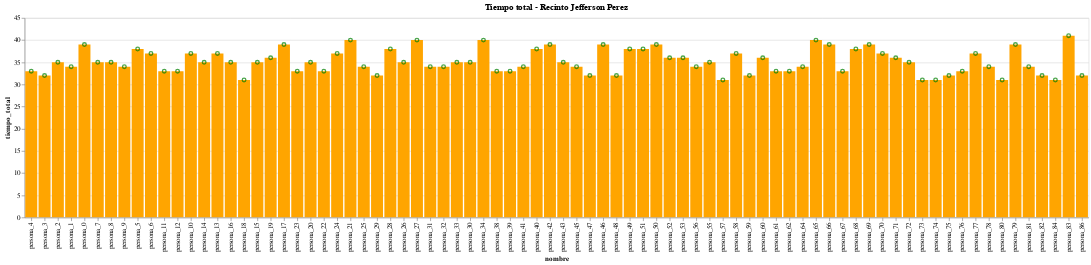

Notebook code cell kept with this figure:
### Markdown cell above
<h2>Total de de personas que realizaron el proceso de vacunación.</h2>

### Code cell
alt.Chart(df_data[df_data['resultado_vacuna']==1]).mark_bar(color='orange').encode(
    x=alt.X('nombre',sort=alt.EncodingSortField(field="id", op="count", order='ascending')),
    y='tiempo_total'
    )+alt.Chart(df_data[df_data['resultado_vacuna']==1]).mark_point(color='green').encode(
        x=alt.X('nombre',sort=alt.EncodingSortField(field="id", op="count", order='ascending')),
        y='tiempo_total').properties(title='Tiempo total - Recinto Jefferson Perez').interactive()

### Figure 1 — Vega-Lite specification as saved in the notebook (floating-point values rounded to 4 significant figures)
{"config": {"view": {"continuousWidth": 400, "continuousHeight": 300}}, "layer": [{"data": {"name": "data-e67a8a041bbb280e24d793c1bc680c79"}, "mark": {"type": "bar", "color": "orange"}, "encoding": {"x": {"type": "nominal", "field": "nombre", "sort": {"field": "id", "op": "count", "order": "ascending"}}, "y": {"type": "quantitative", "field": "tiempo_total"}}}, {"data": {"name": "data-e67a8a041bbb280e24d793c1bc680c79"}, "mark": {"type": "point", "color": "green"}, "encoding": {"x": {"type": "nominal", "field": "nombre", "sort": {"field": "id", "op": "count", "order": "ascending"}}, "y": {"type": "quantitative", "field": "tiempo_total"}}, "selection": {"selector001": {"type": "interval", "bind": "scales", "encodings": ["x", "y"]}}, "title": "Tiempo total - Recinto Jefferson Perez"}], "$schema": "https://vega.github.io/schema/vega-lite/v4.8.1.json", "datasets": {"data-e67a8a041bbb280e24d793c1bc680c79": [{"id": 4, "nombre": "persona_4", "Siguiente Dosis": "2021/06/24", "Cita Reagendada": "", "tiempo_exam": 20, "tiempo_datos": 2, "tiempo_vacuna": 6, "tiempo_certificado": 1, "tiempo_salida": 4, "tiempo_espera": 0, "resultado_vacuna": 1, "tiempo_total": 33}, {"id": 3, "nombre": "persona_3", "Siguiente Dosis": "2021/06/24", "Cita Reagendada": "", "tiempo_exam": 20, "tiempo_datos": 2, "tiempo_vacuna": 6, "tiempo_certificado": 2, "tiempo_salida": 2, "tiempo_espera": 0, "resultado_vacuna": 1, "tiempo_total": 32}, {"id": 2, "nombre": "persona_2", "Siguiente Dosis": "2021/06/24", "Cita Reagendada": "", "tiempo_exam": 20, "tiempo_datos": 2, "tiempo_vacuna": 6, "tiempo_certificado": 3, "tiempo_salida": 4, "tiempo_espera": 0, "resultado_vacuna": 1, "tiempo_total": 35}, {"id": 1, "nombre": "persona_1", "Siguiente Dosis": "2021/06/24", "Cita Reagendada": "", "tiempo_exam": 20, "tiempo_datos": 2, "tiempo_vacuna": 7, "tiempo_certificado": 3, "tiempo_salida": 2, "tiempo_espera": 0, "resultado_vacuna": 1, "tiempo_total": 34}, {"id": 0, "nombre": "persona_0", "Siguiente Dosis": "2021/06/24", "Cita Reagendada": "", "tiempo_exam": 20, "tiempo_datos": 4, "tiempo_vacuna": 7, "tiempo_certificado": 3, "tiempo_salida": 5, "tiempo_espera": 0, "resultado_vacuna": 1, "tiempo_total": 39}, {"id": 7, "nombre": "persona_7", "Siguiente Dosis": "2021/06/24", "Cita Reagendada": "", "tiempo_exam": 20, "tiempo_datos": 2, "tiempo_vacuna": 6, "tiempo_certificado": 2, "tiempo_salida": 5, "tiempo_espera": 16, "resultado_vacuna": 1, "tiempo_total": 35}, {"id": 8, "nombre": "persona_8", "Siguiente Dosis": "2021/06/24", "Cita Reagendada": "", "tiempo_exam": 20, "tiempo_datos": 2, "tiempo_vacuna": 6, "tiempo_certificado": 2, "tiempo_salida": 5, "tiempo_espera": 12, "resultado_vacuna": 1, "tiempo_total": 35}, {"id": 9, "nombre": "persona_9", "Siguiente Dosis": "2021/06/24", "Cita Reagendada": "", "tiempo_exam": 20, "tiempo_datos": 2, "tiempo_vacuna": 9, "tiempo_certificado": 1, "tiempo_salida": 2, "tiempo_espera": 8, "resultado_vacuna": 1, "tiempo_total": 34}, {"id": 5, "nombre": "persona_5", "Siguiente Dosis": "2021/06/24", "Cita Reagendada": "", "tiempo_exam": 20, "tiempo_datos": 4, "tiempo_vacuna": 7, "tiempo_certificado": 3, "tiempo_salida": 4, "tiempo_espera": 20, "resultado_vacuna": 1, "tiempo_total": 38}, {"id": 6, "nombre": "persona_6", "Siguiente Dosis": "2021/06/24", "Cita Reagendada": "", "tiempo_exam": 20, "tiempo_datos": 2, "tiempo_vacuna": 10, "tiempo_certificado": 3, "tiempo_salida": 2, "tiempo_espera": 20, "resultado_vacuna": 1, "tiempo_total": 37}, {"id": 11, "nombre": "persona_11", "Siguiente Dosis": "2021/06/24", "Cita Reagendada": "", "tiempo_exam": 20, "tiempo_datos": 2, "tiempo_vacuna": 5, "tiempo_certificado": 2, "tiempo_salida": 4, "tiempo_espera": 18, "resultado_vacuna": 1, "tiempo_total": 33}, {"id": 12, "nombre": "persona_12", "Siguiente Dosis": "2021/06/24", "Cita Reagendada": "", "tiempo_exam": 20, "tiempo_datos": 2, "tiempo_vacuna": 7, "tiempo_certificado": 1, "tiempo_salida": 3, "tiempo_espera": 14, "resultado_vacuna": 1, "tiempo_total": 33}, {"id": 10, "nombre": "persona_10", "Siguiente Dosis": "2021/06/24", "Cita Reagendada": "", "tiempo_exam": 20, "tiempo_datos": 3, "tiempo_vacuna": 8, "tiempo_certificado": 1, "tiempo_salida": 5, "tiempo_espera": 23, "resultado_vacuna": 1, "tiempo_total": 37}, {"id": 14, "nombre": "persona_14", "Siguiente Dosis": "2021/06/24", "Cita Reagendada": "", "tiempo_exam": 20, "tiempo_datos": 4, "tiempo_vacuna": 7, "tiempo_certificado": 1, "tiempo_salida": 3, "tiempo_espera": 6, "resultado_vacuna": 1, "tiempo_total": 35}, {"id": 13, "nombre": "persona_13", "Siguiente Dosis": "2021/06/24", "Cita Reagendada": "", "tiempo_exam": 20, "tiempo_datos": 3, "tiempo_vacuna": 8, "tiempo_certificado": 2, "tiempo_salida": 4, "tiempo_espera": 10, "resultado_vacuna": 1, "tiempo_total": 37}, {"id": 16, "nombre": "persona_16", "Siguiente Dosis": "2021/06/24", "Cita Reagendada": "", "tiempo_exam": 20, "tiempo_datos": 3, "tiempo_vacuna": 5, "tiempo_certificado": 2, "tiempo_salida": 5, "tiempo_espera": 17, "resultado_vacuna": 1, "tiempo_total": 35}, {"id": 18, "nombre": "persona_18", "Siguiente Dosis": "2021/06/24", "Cita Reagendada": "", "tiempo_exam": 20, "tiempo_datos": 3, "tiempo_vacuna": 6, "tiempo_certificado": 1, "tiempo_salida": 1, "tiempo_espera": 9, "resultado_vacuna": 1, "tiempo_total": 31}, {"id": 15, "nombre": "persona_15", "Siguiente Dosis": "2021/06/24", "Cita Reagendada": "", "tiempo_exam": 20, "tiempo_datos": 3, "tiempo_vacuna": 8, "tiempo_certificado": 2, "tiempo_salida": 2, "tiempo_espera": 21, "resultado_vacuna": 1, "tiempo_total": 35}, {"id": 19, "nombre": "persona_19", "Siguiente Dosis": "2021/06/24", "Cita Reagendada": "", "tiempo_exam": 20, "tiempo_datos": 3, "tiempo_vacuna": 8, "tiempo_certificado": 2, "tiempo_salida": 3, "tiempo_espera": 4, "resultado_vacuna": 1, "tiempo_total": 36}, {"id": 17, "nombre": "persona_17", "Siguiente Dosis": "2021/06/24", "Cita Reagendada": "", "tiempo_exam": 20, "tiempo_datos": 4, "tiempo_vacuna": 9, "tiempo_certificado": 3, "tiempo_salida": 3, "tiempo_espera": 13, "resultado_vacuna": 1, "tiempo_total": 39}, {"id": 23, "nombre": "persona_23", "Siguiente Dosis": "2021/06/24", "Cita Reagendada": "", "tiempo_exam": 20, "tiempo_datos": 4, "tiempo_vacuna": 5, "tiempo_certificado": 2, "tiempo_salida": 2, "tiempo_espera": 6, "resultado_vacuna": 1, "tiempo_total": 33}, {"id": 20, "nombre": "persona_20", "Siguiente Dosis": "2021/06/24", "Cita Reagendada": "", "tiempo_exam": 20, "tiempo_datos": 3, "tiempo_vacuna": 6, "tiempo_certificado": 3, "tiempo_salida": 3, "tiempo_espera": 20, "resultado_vacuna": 1, "tiempo_total": 35}, {"id": 22, "nombre": "persona_22", "Siguiente Dosis": "2021/06/24", "Cita Reagendada": "", "tiempo_exam": 20, "tiempo_datos": 4, "tiempo_vacuna": 5, "tiempo_certificado": 3, "tiempo_salida": 1, "tiempo_espera": 11, "resultado_vacuna": 1, "tiempo_total": 33}, {"id": 24, "nombre": "persona_24", "Siguiente Dosis": "2021/06/24", "Cita Reagendada": "", "tiempo_exam": 20, "tiempo_datos": 3, "tiempo_vacuna": 9, "tiempo_certificado": 1, "tiempo_salida": 4, "tiempo_espera": 2, "resultado_vacuna": 1, "tiempo_total": 37}, {"id": 21, "nombre": "persona_21", "Siguiente Dosis": "2021/06/24", "Cita Reagendada": "", "tiempo_exam": 20, "tiempo_datos": 2, "tiempo_vacuna": 10, "tiempo_certificado": 3, "tiempo_salida": 5, "tiempo_espera": 15, "resultado_vacuna": 1, "tiempo_total": 40}, {"id": 25, "nombre": "persona_25", "Siguiente Dosis": "2021/06/24", "Cita Reagendada": "", "tiempo_exam": 20, "tiempo_datos": 4, "tiempo_vacuna": 5, "tiempo_certificado": 3, "tiempo_salida": 2, "tiempo_espera": 17, "resultado_vacuna": 1, "tiempo_total": 34}, {"id": 29, "nombre": "persona_29", "Siguiente Dosis": "2021/06/24", "Cita Reagendada": "", "tiempo_exam": 20, "tiempo_datos": 3, "tiempo_vacuna": 6, "tiempo_certificado": 2, "tiempo_salida": 1, "tiempo_espera": 0, "resultado_vacuna": 1, "tiempo_total": 32}, {"id": 28, "nombre": "persona_28", "Siguiente Dosis": "2021/06/24", "Cita Reagendada": "", "tiempo_exam": 20, "tiempo_datos": 4, "tiempo_vacuna": 7, "tiempo_certificado": 2, "tiempo_salida": 5, "tiempo_espera": 3, "resultado_vacuna": 1, "tiempo_total": 38}, {"id": 26, "nombre": "persona_26", "Siguiente Dosis": "2021/06/24", "Cita Reagendada": "", "tiempo_exam": 20, "tiempo_datos": 2, "tiempo_vacuna": 10, "tiempo_certificado": 2, "tiempo_salida": 1, "tiempo_espera": 12, "resultado_vacuna": 1, "tiempo_total": 35}, {"id": 27, "nombre": "persona_27", "Siguiente Dosis": "2021/06/24", "Cita Reagendada": "", "tiempo_exam": 20, "tiempo_datos": 4, "tiempo_vacuna": 9, "tiempo_certificado": 2, "tiempo_salida": 5, "tiempo_espera": 8, "resultado_vacuna": 1, "tiempo_total": 40}, {"id": 31, "nombre": "persona_31", "Siguiente Dosis": "2021/06/24", "Cita Reagendada": "", "tiempo_exam": 20, "tiempo_datos": 4, "tiempo_vacuna": 5, "tiempo_certificado": 2, "tiempo_salida": 3, "tiempo_espera": 10, "resultado_vacuna": 1, "tiempo_total": 34}, {"id": 32, "nombre": "persona_32", "Siguiente Dosis": "2021/06/24", "Cita Reagendada": "", "tiempo_exam": 20, "tiempo_datos": 3, "tiempo_vacuna": 7, "tiempo_certificado": 1, "tiempo_salida": 3, "tiempo_espera": 5, "resultado_vacuna": 1, "tiempo_total": 34}, {"id": 33, "nombre": "persona_33", "Siguiente Dosis": "2021/06/24", "Cita Reagendada": "", "tiempo_exam": 20, "tiempo_datos": 4, "tiempo_vacuna": 8, "tiempo_certificado": 1, "tiempo_salida": 2, "tiempo_espera": 1, "resultado_vacuna": 1, "tiempo_total": 35}, {"id": 30, "nombre": "persona_30", "Siguiente Dosis": "2021/06/24", "Cita Reagendada": "", "tiempo_exam": 20, "tiempo_datos": 2, "tiempo_vacuna": 10, "tiempo_certificado": 2, "tiempo_salida": 1, "tiempo_espera": 14, "resultado_vacuna": 1, "tiempo_total": 35}, {"id": 34, "nombre": "persona_34", "Siguiente Dosis": "2021/06/24", "Cita Reagendada": "", "tiempo_exam": 20, "tiempo_datos": 4, "tiempo_vacuna": 9, "tiempo_certificado": 2, "tiempo_salida": 5, "tiempo_espera": 0, "resultado_vacuna": 1, "tiempo_total": 40}, {"id": 38, "nombre": "persona_38", "Siguiente Dosis": "2021/06/24", "Cita Reagendada": "", "tiempo_exam": 20, "tiempo_datos": 3, "tiempo_vacuna": 6, "tiempo_certificado": 1, "tiempo_salida": 3, "tiempo_espera": 0, "resultado_vacuna": 1, "tiempo_total": 33}, {"id": 39, "nombre": "persona_39", "Siguiente Dosis": "2021/06/24", "Cita Reagendada": "", "tiempo_exam": 20, "tiempo_datos": 2, "tiempo_vacuna": 8, "tiempo_certificado": 1, "tiempo_salida": 2, "tiempo_espera": 0, "resultado_vacuna": 1, "tiempo_total": 33}, {"id": 41, "nombre": "persona_41", "Siguiente Dosis": "2021/06/24", "Cita Reagendada": "", "tiempo_exam": 20, "tiempo_datos": 3, "tiempo_vacuna": 6, "tiempo_certificado": 1, "tiempo_salida": 4, "tiempo_espera": 4, "resultado_vacuna": 1, "tiempo_total": 34}, {"id": 40, "nombre": "persona_40", "Siguiente Dosis": "2021/06/24", "Cita Reagendada": "", "tiempo_exam": 20, "tiempo_datos": 2, "tiempo_vacuna": 10, "tiempo_certificado": 2, "tiempo_salida": 4, "tiempo_espera": 9, "resultado_vacuna": 1, "tiempo_total": 38}, {"id": 42, "nombre": "persona_42", "Siguiente Dosis": "2021/06/24", "Cita Reagendada": "", "tiempo_exam": 20, "tiempo_datos": 4, "tiempo_vacuna": 9, "tiempo_certificado": 1, "tiempo_salida": 5, "tiempo_espera": 0, "resultado_vacuna": 1, "tiempo_total": 39}, {"id": 43, "nombre": "persona_43", "Siguiente Dosis": "2021/06/24", "Cita Reagendada": "", "tiempo_exam": 20, "tiempo_datos": 4, "tiempo_vacuna": 5, "tiempo_certificado": 1, "tiempo_salida": 5, "tiempo_espera": 0, "resultado_vacuna": 1, "tiempo_total": 35}, {"id": 45, "nombre": "persona_45", "Siguiente Dosis": "2021/06/24", "Cita Reagendada": "", "tiempo_exam": 20, "tiempo_datos": 2, "tiempo_vacuna": 7, "tiempo_certificado": 1, "tiempo_salida": 4, "tiempo_espera": 7, "resultado_vacuna": 1, "tiempo_total": 34}, {"id": 47, "nombre": "persona_47", "Siguiente Dosis": "2021/06/24", "Cita Reagendada": "", "tiempo_exam": 20, "tiempo_datos": 2, "tiempo_vacuna": 5, "tiempo_certificado": 2, "tiempo_salida": 3, "tiempo_espera": 0, "resultado_vacuna": 1, "tiempo_total": 32}, {"id": 46, "nombre": "persona_46", "Siguiente Dosis": "2021/06/24", "Cita Reagendada": "", "tiempo_exam": 20, "tiempo_datos": 3, "tiempo_vacuna": 9, "tiempo_certificado": 2, "tiempo_salida": 5, "tiempo_espera": 2, "resultado_vacuna": 1, "tiempo_total": 39}, {"id": 48, "nombre": "persona_48", "Siguiente Dosis": "2021/06/24", "Cita Reagendada": "", "tiempo_exam": 20, "tiempo_datos": 2, "tiempo_vacuna": 7, "tiempo_certificado": 1, "tiempo_salida": 2, "tiempo_espera": 0, "resultado_vacuna": 1, "tiempo_total": 32}, {"id": 49, "nombre": "persona_49", "Siguiente Dosis": "2021/06/24", "Cita Reagendada": "", "tiempo_exam": 20, "tiempo_datos": 3, "tiempo_vacuna": 9, "tiempo_certificado": 2, "tiempo_salida": 4, "tiempo_espera": 0, "resultado_vacuna": 1, "tiempo_total": 38}, {"id": 51, "nombre": "persona_51", "Siguiente Dosis": "2021/06/24", "Cita Reagendada": "", "tiempo_exam": 20, "tiempo_datos": 4, "tiempo_vacuna": 7, "tiempo_certificado": 3, "tiempo_salida": 4, "tiempo_espera": 0, "resultado_vacuna": 1, "tiempo_total": 38}, {"id": 50, "nombre": "persona_50", "Siguiente Dosis": "2021/06/24", "Cita Reagendada": "", "tiempo_exam": 20, "tiempo_datos": 3, "tiempo_vacuna": 9, "tiempo_certificado": 2, "tiempo_salida": 5, "tiempo_espera": 4, "resultado_vacuna": 1, "tiempo_total": 39}, {"id": 52, "nombre": "persona_52", "Siguiente Dosis": "2021/06/24", "Cita Reagendada": "", "tiempo_exam": 20, "tiempo_datos": 2, "tiempo_vacuna": 6, "tiempo_certificado": 3, "tiempo_salida": 5, "tiempo_espera": 0, "resultado_vacuna": 1, "tiempo_total": 36}, {"id": 53, "nombre": "persona_53", "Siguiente Dosis": "2021/06/24", "Cita Reagendada": "", "tiempo_exam": 20, "tiempo_datos": 2, "tiempo_vacuna": 8, "tiempo_certificado": 3, "tiempo_salida": 3, "tiempo_espera": 0, "resultado_vacuna": 1, "tiempo_total": 36}, {"id": 56, "nombre": "persona_56", "Siguiente Dosis": "2021/06/24", "Cita Reagendada": "", "tiempo_exam": 20, "tiempo_datos": 2, "tiempo_vacuna": 6, "tiempo_certificado": 2, "tiempo_salida": 4, "tiempo_espera": 0, "resultado_vacuna": 1, "tiempo_total": 34}, {"id": 55, "nombre": "persona_55", "Siguiente Dosis": "2021/06/24", "Cita Reagendada": "", "tiempo_exam": 20, "tiempo_datos": 4, "tiempo_vacuna": 8, "tiempo_certificado": 1, "tiempo_salida": 2, "tiempo_espera": 3, "resultado_vacuna": 1, "tiempo_total": 35}, {"id": 57, "nombre": "persona_57", "Siguiente Dosis": "2021/06/24", "Cita Reagendada": "", "tiempo_exam": 20, "tiempo_datos": 3, "tiempo_vacuna": 5, "tiempo_certificado": 2, "tiempo_salida": 1, "tiempo_espera": 0, "resultado_vacuna": 1, "tiempo_total": 31}, {"id": 58, "nombre": "persona_58", "Siguiente Dosis": "2021/06/24", "Cita Reagendada": "", "tiempo_exam": 20, "tiempo_datos": 2, "tiempo_vacuna": 9, "tiempo_certificado": 1, "tiempo_salida": 5, "tiempo_espera": 0, "resultado_vacuna": 1, "tiempo_total": 37}, {"id": 59, "nombre": "persona_59", "Siguiente Dosis": "2021/06/24", "Cita Reagendada": "", "tiempo_exam": 20, "tiempo_datos": 2, "tiempo_vacuna": 8, "tiempo_certificado": 1, "tiempo_salida": 1, "tiempo_espera": 0, "resultado_vacuna": 1, "tiempo_total": 32}, {"id": 60, "nombre": "persona_60", "Siguiente Dosis": "2021/06/24", "Cita Reagendada": "", "tiempo_exam": 20, "tiempo_datos": 2, "tiempo_vacuna": 10, "tiempo_certificado": 2, "tiempo_salida": 2, "tiempo_espera": 0, "resultado_vacuna": 1, "tiempo_total": 36}, {"id": 61, "nombre": "persona_61", "Siguiente Dosis": "2021/06/24", "Cita Reagendada": "", "tiempo_exam": 20, "tiempo_datos": 3, "tiempo_vacuna": 7, "tiempo_certificado": 2, "tiempo_salida": 1, "tiempo_espera": 0, "resultado_vacuna": 1, "tiempo_total": 33}, {"id": 62, "nombre": "persona_62", "Siguiente Dosis": "2021/06/24", "Cita Reagendada": "", "tiempo_exam": 20, "tiempo_datos": 3, "tiempo_vacuna": 7, "tiempo_certificado": 1, "tiempo_salida": 2, "tiempo_espera": 0, "resultado_vacuna": 1, "tiempo_total": 33}, {"id": 64, "nombre": "persona_64", "Siguiente Dosis": "2021/06/24", "Cita Reagendada": "", "tiempo_exam": 20, "tiempo_datos": 2, "tiempo_vacuna": 8, "tiempo_certificado": 2, "tiempo_salida": 2, "tiempo_espera": 0, "resultado_vacuna": 1, "tiempo_total": 34}, {"id": 65, "nombre": "persona_65", "Siguiente Dosis": "2021/06/24", "Cita Reagendada": "", "tiempo_exam": 20, "tiempo_datos": 4, "tiempo_vacuna": 9, "tiempo_certificado": 3, "tiempo_salida": 4, "tiempo_espera": 0, "resultado_vacuna": 1, "tiempo_total": 40}, {"id": 66, "nombre": "persona_66", "Siguiente Dosis": "2021/06/24", "Cita Reagendada": "", "tiempo_exam": 20, "tiempo_datos": 2, "tiempo_vacuna": 9, "tiempo_certificado": 3, "tiempo_salida": 5, "tiempo_espera": 0, "resultado_vacuna": 1, "tiempo_total": 39}, {"id": 67, "nombre": "persona_67", "Siguiente Dosis": "2021/06/24", "Cita Reagendada": "", "tiempo_exam": 20, "tiempo_datos": 2, "tiempo_vacuna": 9, "tiempo_certificado": 1, "tiempo_salida": 1, "tiempo_espera": 0, "resultado_vacuna": 1, "tiempo_total": 33}, {"id": 68, "nombre": "persona_68", "Siguiente Dosis": "2021/06/24", "Cita Reagendada": "", "tiempo_exam": 20, "tiempo_datos": 4, "tiempo_vacuna": 7, "tiempo_certificado": 2, "tiempo_salida": 5, "tiempo_espera": 0, "resultado_vacuna": 1, "tiempo_total": 38}, {"id": 69, "nombre": "persona_69", "Siguiente Dosis": "2021/06/24", "Cita Reagendada": "", "tiempo_exam": 20, "tiempo_datos": 3, "tiempo_vacuna": 8, "tiempo_certificado": 3, "tiempo_salida": 5, "tiempo_espera": 0, "resultado_vacuna": 1, "tiempo_total": 39}, {"id": 70, "nombre": "persona_70", "Siguiente Dosis": "2021/06/24", "Cita Reagendada": "", "tiempo_exam": 20, "tiempo_datos": 2, "tiempo_vacuna": 10, "tiempo_certificado": 3, "tiempo_salida": 2, "tiempo_espera": 0, "resultado_vacuna": 1, "tiempo_total": 37}, {"id": 71, "nombre": "persona_71", "Siguiente Dosis": "2021/06/24", "Cita Reagendada": "", "tiempo_exam": 20, "tiempo_datos": 2, "tiempo_vacuna": 10, "tiempo_certificado": 3, "tiempo_salida": 1, "tiempo_espera": 0, "resultado_vacuna": 1, "tiempo_total": 36}, {"id": 72, "nombre": "persona_72", "Siguiente Dosis": "2021/06/24", "Cita Reagendada": "", "tiempo_exam": 20, "tiempo_datos": 3, "tiempo_vacuna": 7, "tiempo_certificado": 1, "tiempo_salida": 4, "tiempo_espera": 0, "resultado_vacuna": 1, "tiempo_total": 35}, {"id": 73, "nombre": "persona_73", "Siguiente Dosis": "2021/06/24", "Cita Reagendada": "", "tiempo_exam": 20, "tiempo_datos": 3, "tiempo_vacuna": 5, "tiempo_certificado": 2, "tiempo_salida": 1, "tiempo_espera": 0, "resultado_vacuna": 1, "tiempo_total": 31}, {"id": 74, "nombre": "persona_74", "Siguiente Dosis": "2021/06/24", "Cita Reagendada": "", "tiempo_exam": 20, "tiempo_datos": 3, "tiempo_vacuna": 5, "tiempo_certificado": 2, "tiempo_salida": 1, "tiempo_espera": 0, "resultado_vacuna": 1, "tiempo_total": 31}, {"id": 75, "nombre": "persona_75", "Siguiente Dosis": "2021/06/24", "Cita Reagendada": "", "tiempo_exam": 20, "tiempo_datos": 2, "tiempo_vacuna": 8, "tiempo_certificado": 1, "tiempo_salida": 1, "tiempo_espera": 0, "resultado_vacuna": 1, "tiempo_total": 32}, {"id": 76, "nombre": "persona_76", "Siguiente Dosis": "2021/06/24", "Cita Reagendada": "", "tiempo_exam": 20, "tiempo_datos": 2, "tiempo_vacuna": 7, "tiempo_certificado": 2, "tiempo_salida": 2, "tiempo_espera": 0, "resultado_vacuna": 1, "tiempo_total": 33}, {"id": 77, "nombre": "persona_77", "Siguiente Dosis": "2021/06/24", "Cita Reagendada": "", "tiempo_exam": 20, "tiempo_datos": 3, "tiempo_vacuna": 7, "tiempo_certificado": 3, "tiempo_salida": 4, "tiempo_espera": 0, "resultado_vacuna": 1, "tiempo_total": 37}, {"id": 78, "nombre": "persona_78", "Siguiente Dosis": "2021/06/24", "Cita Reagendada": "", "tiempo_exam": 20, "tiempo_datos": 3, "tiempo_vacuna": 8, "tiempo_certificado": 1, "tiempo_salida": 2, "tiempo_espera": 0, "resultado_vacuna": 1, "tiempo_total": 34}, {"id": 80, "nombre": "persona_80", "Siguiente Dosis": "2021/06/24", "Cita Reagendada": "", "tiempo_exam": 20, "tiempo_datos": 2, "tiempo_vacuna": 5, "tiempo_certificado": 1, "tiempo_salida": 3, "tiempo_espera": 0, "resultado_vacuna": 1, "tiempo_total": 31}, {"id": 79, "nombre": "persona_79", "Siguiente Dosis": "2021/06/24", "Cita Reagendada": "", "tiempo_exam": 20, "tiempo_datos": 4, "tiempo_vacuna": 10, "tiempo_certificado": 3, "tiempo_salida": 2, "tiempo_espera": 0, "resultado_vacuna": 1, "tiempo_total": 39}, {"id": 81, "nombre": "persona_81", "Siguiente Dosis": "2021/06/24", "Cita Reagendada": "", "tiempo_exam": 20, "tiempo_datos": 3, "tiempo_vacuna": 5, "tiempo_certificado": 1, "tiempo_salida": 5, "tiempo_espera": 0, "resultado_vacuna": 1, "tiempo_total": 34}, {"id": 82, "nombre": "persona_82", "Siguiente Dosis": "2021/06/24", "Cita Reagendada": "", "tiempo_exam": 20, "tiempo_datos": 2, "tiempo_vacuna": 5, "tiempo_certificado": 2, "tiempo_salida": 3, "tiempo_espera": 0, "resultado_vacuna": 1, "tiempo_total": 32}, {"id": 84, "nombre": "persona_84", "Siguiente Dosis": "2021/06/24", "Cita Reagendada": "", "tiempo_exam": 20, "tiempo_datos": 2, "tiempo_vacuna": 5, "tiempo_certificado": 3, "tiempo_salida": 1, "tiempo_espera": 0, "resultado_vacuna": 1, "tiempo_total": 31}, {"id": 83, "nombre": "persona_83", "Siguiente Dosis": "2021/06/24", "Cita Reagendada": "", "tiempo_exam": 20, "tiempo_datos": 4, "tiempo_vacuna": 10, "tiempo_certificado": 3, "tiempo_salida": 4, "tiempo_espera": 0, "resultado_vacuna": 1, "tiempo_total": 41}, {"id": 86, "nombre": "persona_86", "Siguiente Dosis": "2021/06/24", "Cita Reagendada": "", "tiempo_exam": 20, "tiempo_datos": 3, "tiempo_vacuna": 5, "tiempo_certificado": 2, "tiempo_salida": 2, "tiempo_espera": 0, "resultado_vacuna": 1, "tiempo_total": 32}]}}
